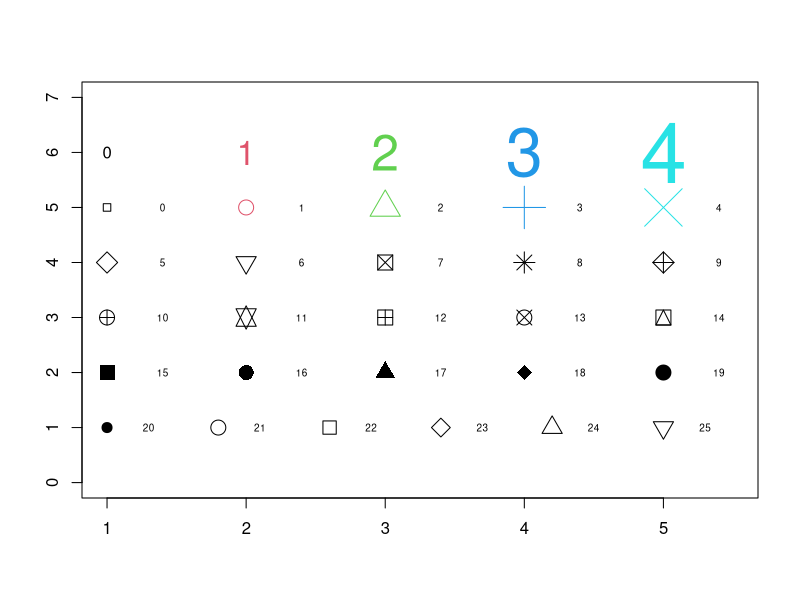

R code for this plot:
# Make an empty chart
plot(1, 1, xlim=c(1,5.5), ylim=c(0,7), type="n", ann=FALSE)

# Plot digits 0-4 with increasing size and color
text(1:5, rep(6,5), labels=c(0:4), cex=1:5, col=1:5)

# Plot symbols 0-4 with increasing size and color
points(1:5, rep(5,5), cex=1:5, col=1:5, pch=0:4)
text((1:5)+0.4, rep(5,5), cex=0.6, (0:4))

# Plot symbols 5-9 with labels
points(1:5, rep(4,5), cex=2, pch=(5:9))
text((1:5)+0.4, rep(4,5), cex=0.6, (5:9))

# Plot symbols 10-14 with labels
points(1:5, rep(3,5), cex=2, pch=(10:14))
text((1:5)+0.4, rep(3,5), cex=0.6, (10:14))

# Plot symbols 15-19 with labels
points(1:5, rep(2,5), cex=2, pch=(15:19))
text((1:5)+0.4, rep(2,5), cex=0.6, (15:19))

# Plot symbols 20-25 with labels
points((1:6)*0.8+0.2, rep(1,6), cex=2, pch=(20:25))
text((1:6)*0.8+0.5, rep(1,6), cex=0.6, (20:25))